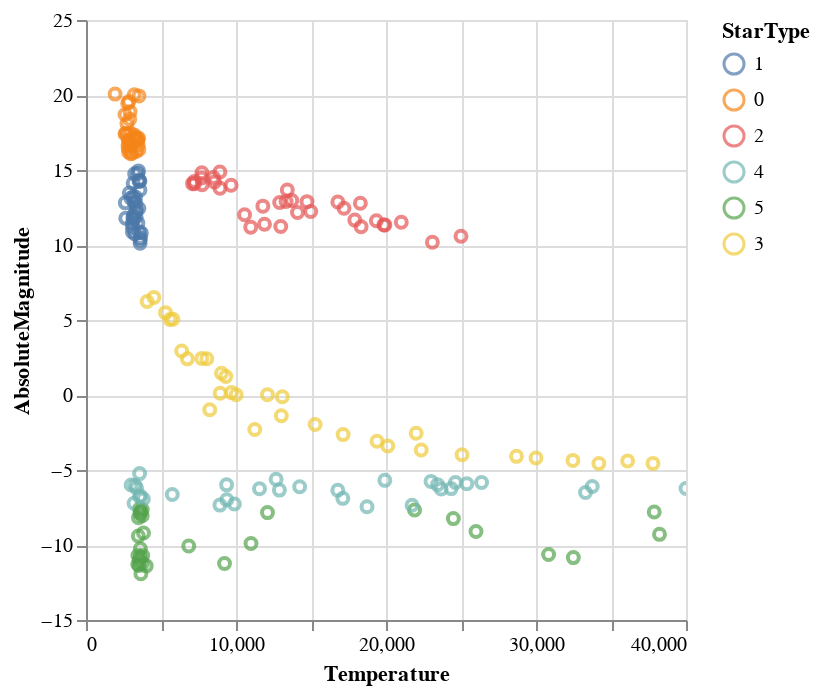

Notebook code cell kept with this figure:
### Markdown cell above
> Gráficas 3D, 2_features vs target

### Code cell
DeepnoteChart(data, """{"mark":{"clip":true,"type":"point","tooltip":true},"config":{"legend":{}},"$schema":"https://vega.github.io/schema/vega-lite/v5.json","encoding":{"x":{"sort":null,"type":"quantitative","field":"Temperature","scale":{"type":"linear","zero":false}},"y":{"sort":null,"type":"quantitative","field":"AbsoluteMagnitude","scale":{"type":"linear","zero":false}},"color":{"sort":null,"type":"nominal","field":"StarType","scale":{"scheme":"tableau10"}}}}""")

### Figure 1 — Vega-Lite specification as saved in the notebook (floating-point values rounded to 4 significant figures; data arrays with more than 128 entries replaced by an {"elided": "..."} marker saying what was removed)
{"mark": {"clip": true, "type": "point", "tooltip": true}, "config": {"legend": {}}, "$schema": "https://vega.github.io/schema/vega-lite/v5.json", "encoding": {"x": {"sort": null, "type": "quantitative", "field": "Temperature", "scale": {"type": "linear", "zero": false}}, "y": {"sort": null, "type": "quantitative", "field": "AbsoluteMagnitude", "scale": {"type": "linear", "zero": false}}, "color": {"sort": null, "type": "nominal", "field": "StarType", "scale": {"scheme": "tableau10"}}}, "data": {"values": {"elided": "192 records"}}}
